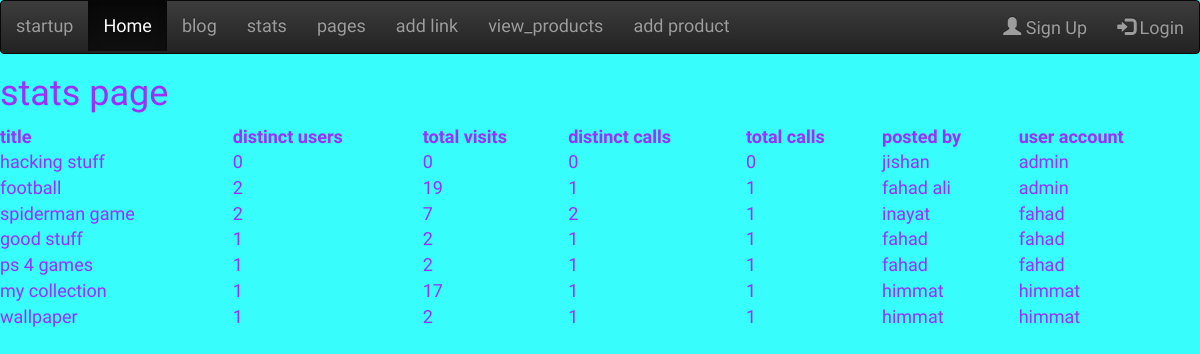
Screenshot of /stats/ with the database file from the repository.
### blog/models.py (models this page shows, shortened)
class product(models.Model):
	user=models.ForeignKey(User,on_delete=models.CASCADE)
	title=models.CharField(max_length=50)
	image=models.FileField()
	category=models.CharField(max_length=50,choices=CHOICE,default="cars")
	other=models.ManyToManyField(other_photos,blank=True)
	desciption=models.TextField()
	phone_number=models.IntegerField(default=0)
	name=models.CharField(max_length=50)
	date = models.DateField(("Date"), default=datetime.date.today)
	called=models.OneToOneField(called,on_delete=models.CASCADE)
	visited=models.OneToOneField(visited,on_delete=models.CASCADE)

### blog/views.py (the view)
# urls.py: path('stats/',views.stats,name='stats'),
def stats(request):
	pre=product.objects.all()
	data=[]
	for link in pre:
		total=link.visited.visited
		use=link.visited.visitors.all().count()
		som=link.called.visitors.all().count()
		su=link.called.visited
		pink={'distinct_users':use,'total':total,'name':link.title,'by':link.name,'total_called':su,'distinct_call':som,'username':link.user.username}
		data.append(pink)
	context={'data':data}
	return render(request,'blog/stats.html',context)

### blog/templates/blog/stats.html (shortened to what this page needs)
{% extends 'blog/base.html' %}
{% block body %}
<h1>stats page</h1>
<table style="width:100%">
	<tr>
	    <th>title</th>
	    <th>distinct users</th>
	    <th>total visits</th>
	    <th>distinct calls</th>
	    <th>total calls</th>
	    <th>posted by</th>
	    <th>user account</th>
  	</tr>
	{% for ki in data %}
  	<tr>
  		<td>{{ki.name}}</td>
		<td>{{ki.distinct_users}}</td>
		<td>{{ki.total}}</td>
		<td>{{ki.distinct_call}}</td>
		<td>{{ki.total_called}}</td>
		<td>{{ki.by}}</td>
		<td>{{ki.username}}</td>
	<tr>
	{% endfor %}
</table>
{% endblock %}

### blog/templates/blog/base.html (shortened to what this page needs)
<!DOCTYPE html>
<html>
<head>
	<link rel="stylesheet" href="https://maxcdn.bootstrapcdn.com/bootstrap/3.3.7/css/bootstrap.min.css">
<link rel="stylesheet" href="https://maxcdn.bootstrapcdn.com/bootstrap/3.3.7/css/bootstrap-theme.min.css">
</head>
<body>
	 <nav class="navbar navbar-inverse">
  <div class="container-fluid">
    <div class="navbar-header">
      <a class="navbar-brand" href="#">startup</a>
    </div>
    <ul class="nav navbar-nav">
      <li class="active"><a href="#">Home</a></li>
      <li><a href="{% url 'index' %}">blog</a></li>
      <li><a href="{% url 'stats' %}">stats</a></li>
      <li><a href="{% url 'link' %}">pages</a></li>
      <li><a href="{% url 'add' %}">add link</a></li>
      <li><a href="{% url 'view_products' %}">view_products</a></li>
      <li><a href="{% url 'new_add' %}">add product</a></li>
    </ul>
    <ul class="nav navbar-nav navbar-right">
      {% if not user.is_authenticated %}
        <li><a href="{% url 'register' %}"><span class="glyphicon glyphicon-user"></span> Sign Up</a></li>
        <li><a href="{% url 'login' %}"><span class="glyphicon glyphicon-log-in"></span> Login</a></li>
      {% else %}
        <li><a href="{% url 'new' %}"><span class="glyphicon glyphicon-plus"></span> new blog</a></li>
        <li><a href="#"><span class="glyphicon glyphicon-user"></span> {{user.username}}</a></li>
        <li><a href="{% url 'logout' %}"><span class="glyphicon glyphicon-log-in"></span> logout</a></li>
      {% endif %}
    </ul>
  </div>
</nav>
	{% block body %}
	{% endblock %}
</body>
</html>

### blog/templates/blog/base.html (style rules this page uses)
body { font-family: 'Inconsolata', monospace; font-size:18px; color:#9B30FF; background-color:#37FDFC; }
li { list-style-type: none; }

### blog/templates/blog/stats.html (style rules this page uses)
th { text-align: left; }

### rows the page displays
product: name "hacking stuff", by "jishan"
product: name "football", by "fahad ali"
product: name "spiderman game", by "inayat"
product: name "my collection", by "himmat"

### other values shown
{{ ki.distinct_users }} "0" "2" "2"
{{ ki.total }} "0" "19" "7"
{{ ki.distinct_call }} "0" "1" "2"
{{ ki.total_called }} "0" "1" "1"
{{ ki.username }} "admin" "admin" "fahad"
{{ ki.name }} "good stuff"
{{ ki.distinct_users }} "1"
{{ ki.total }} "2"
{{ ki.distinct_call }} "1"
{{ ki.total_called }} "1"
{{ ki.by }} "fahad"
{{ ki.username }} "fahad"
{{ ki.name }} "ps 4 games"
{{ ki.distinct_users }} "1" "1"
{{ ki.total }} "2" "17"
